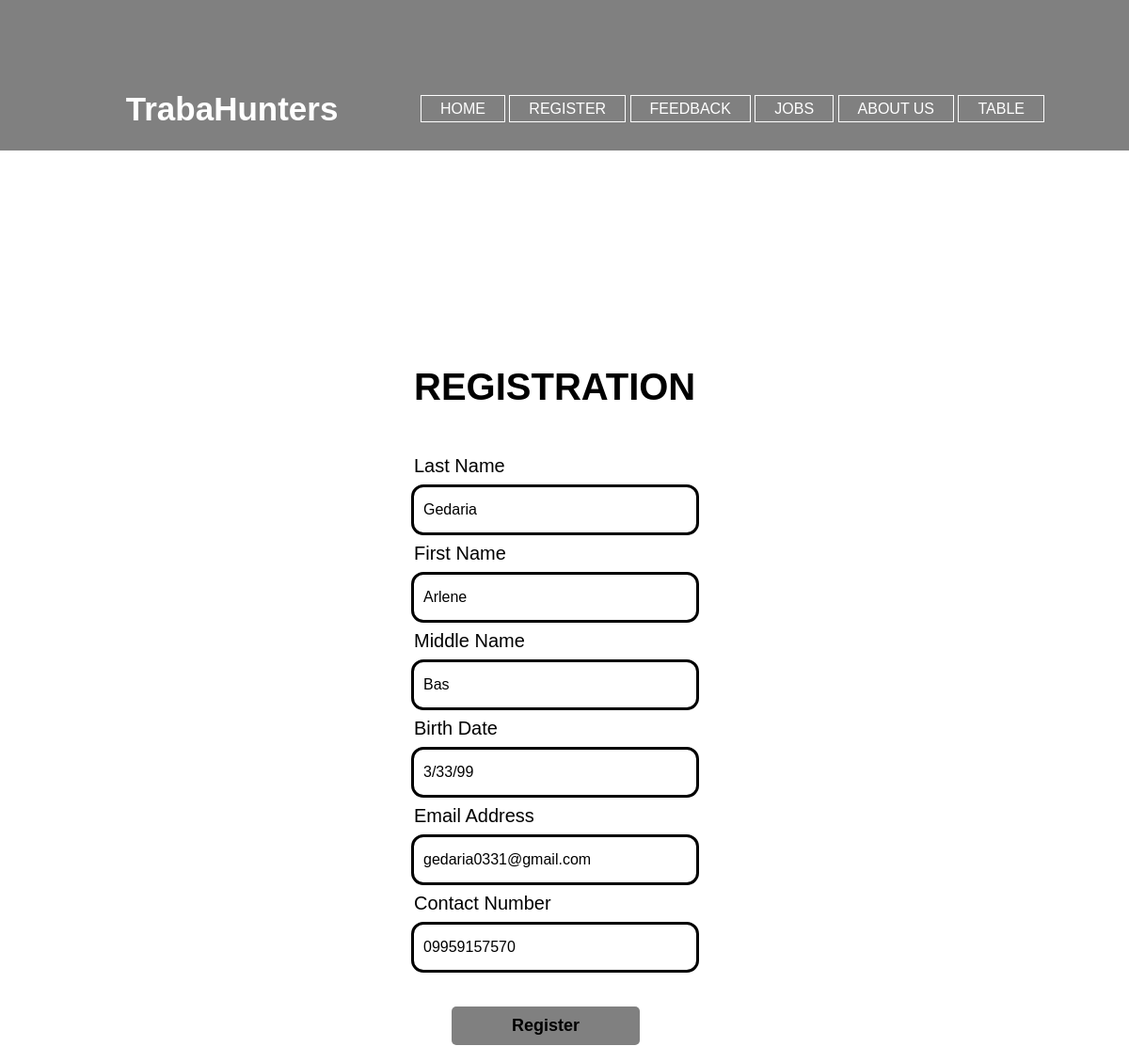
Screenshot of /edit_reg/31/ with the database file from the repository.
### WorkApp/models.py (models this page shows)
class Personal(models.Model):
	Alastname = models.TextField(default="")
	Afirstname = models.TextField(default="")
	Amiddlename = models.TextField(default="")
	Abday = models.TextField(default="")
	Aemailadd = models.TextField(default="")
	Acontactnum = models.TextField(default="")

### WorkApp/views.py (the view)
# urls.py: path('edit_reg/<int:thid>/',views.Edit_Reg,name ="edit_reg"),
def Edit_Reg(request,thid):
	Reg_info_edit =Personal.objects.get(id = thid)
	reg = Personal.objects.all()
	return render(request,'LogReg.html',{'Reg_info_edit':Reg_info_edit,
		'reg':reg,
		})

### WorkApp/templates/LogReg.html (shortened to what this page needs)
{% extends 'template.html' %}
	{% block content %}
</head>
<body>
	<div class="registration-page">
					<br>
					<br>
					<br>
					<br>
					<br>
					<br>
					<br>
					<br>
					<br>
					<br>
					<br>
		<h1>Registration</h1>
		 {% if Reg_info_edit %}
		 		<form action="{% url 'update_reg' Reg_info_edit.id %}" method="POST">
					<p>Last Name</p>
					<input type="text" value = "{{Reg_info_edit.Alastname}}" name="Alastname" placeholder="Enter your Last Name here." required>
					<p>First Name</p>
					<input type="text" value = "{{Reg_info_edit.Afirstname}}" name="Afirstname" placeholder="Enter your First Name here." required>
					<p>Middle Name</p>
					<input type="text" value = "{{Reg_info_edit.Amiddlename}}" name="Amiddlename" placeholder="Enter your Middle Name here." required>
					<p>Birth Date</p>
					<input type="text" value = "{{Reg_info_edit.Abday}}" name="Abday" placeholder="Enter your BirthDate here." required>
					<p>Email Address</p>
					<input type="text" value = "{{Reg_info_edit.Aemailadd}}" name="Aemailadd" placeholder="Enter your Email Address here." required>
					<p>Contact Number</p>
					<input type="text" value = "{{Reg_info_edit.Acontactnum}}" name="Acontactnum" placeholder="Enter your Contact Number here." required>
					<br>
					<br>
					<button type="submit" class="submit-btn">Register</button>
					</form>
					</div>
	{% endif %}
</body>
</html>
{% endblock %}

### WorkApp/templates/LogReg.html (style rules this page uses)
* { margin: 0; padding: 0; font-family: sans-serif; }
body { background-color: white; color: black; }
.registration-page { position: absolute; top: 30%; left: 30%; transform: translate(-20%, -20%); width: 100px; }
.registration-page h1 { font-size: 40px; text-align: center; text-transform: uppercase; margin: 50px 100; }
.registration-page p { font-size: 20px; margin: 20px 3; width: 300px; margin: 10px 100; }
.registration-page input { font-size: 16px; padding: 15px 10px; width: 300px; border: 0; border-radius: 10px; outline: solid; margin: 1px 100; }
.registration-page button { font-size: 18px; font-weight: bold; margin: 20px 140; padding: 10px 15px; width: 200px; border: 0; border-radius: 5px; background-color: gray; }

### rows the page displays
Personal: Alastname "Gedaria", Afirstname "Arlene", Amiddlename "Bas", Abday "3/33/99", Aemailadd "gedaria0331@gmail.com", Acontactnum "09959157570"
